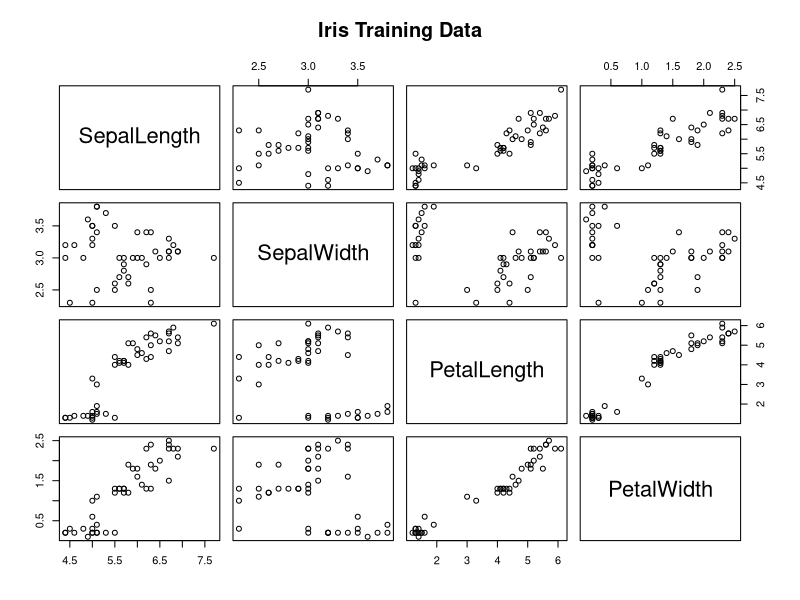

Source code (R):
#
# Read in the distribution and plot it
#

data <- read.table("training-raw.txt", sep=",", header=TRUE)

pdf(file="irisplot.pdf", height=5, width=5)


# can get the first rows via data[1:200,]
# can get the first columns via data[,1:4]
# so data[1:200,1:4] provides the first four columns of the first 200 rows

# pch=21 == plot character 21 == filled circle
pairs(data[,1:4], main="Iris Training Data", pch=21,
		bg = c("red", "green3", "blue", "orange")[unclass(data$Class)])

dev.off()
